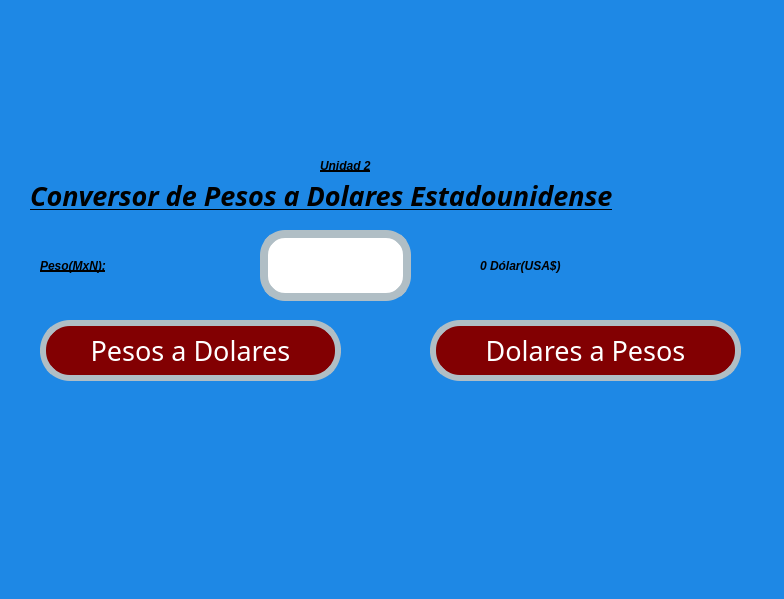
<?xml version="1.0" encoding="UTF-8"?>
<ui version="4.0">
 <class>MainWindow</class>
 <widget class="QMainWindow" name="MainWindow">
  <property name="geometry">
   <rect>
    <x>0</x>
    <y>0</y>
    <width>784</width>
    <height>599</height>
   </rect>
  </property>
  <property name="font">
   <font>
    <pointsize>1</pointsize>
   </font>
  </property>
  <property name="windowTitle">
   <string>MainWindow</string>
  </property>
  <property name="styleSheet">
   <string notr="true">background-color: #1E88E5 </string>
  </property>
  <widget class="QWidget" name="centralwidget">
   <widget class="QLabel" name="lbl_imagenUat">
    <property name="geometry">
     <rect>
      <x>60</x>
      <y>0</y>
      <width>331</width>
      <height>121</height>
     </rect>
    </property>
    <property name="styleSheet">
     <string notr="true"/>
    </property>
    <property name="text">
     <string/>
    </property>
    <property name="pixmap">
     <pixmap resource="../Recursos.qrc">:/Logos/Archivos/log_uat_nuevo.png</pixmap>
    </property>
    <property name="scaledContents">
     <bool>true</bool>
    </property>
   </widget>
   <widget class="QLabel" name="lbl_imagenFi">
    <property name="geometry">
     <rect>
      <x>550</x>
      <y>10</y>
      <width>211</width>
      <height>141</height>
     </rect>
    </property>
    <property name="styleSheet">
     <string notr="true"/>
    </property>
    <property name="text">
     <string/>
    </property>
    <property name="pixmap">
     <pixmap resource="../Recursos.qrc">:/Logos/Archivos/FIT_logo_vertical.png</pixmap>
    </property>
    <property name="scaledContents">
     <bool>true</bool>
    </property>
   </widget>
   <widget class="QLabel" name="lbl_imagenGatos">
    <property name="geometry">
     <rect>
      <x>230</x>
      <y>380</y>
      <width>311</width>
      <height>171</height>
     </rect>
    </property>
    <property name="styleSheet">
     <string notr="true"/>
    </property>
    <property name="text">
     <string/>
    </property>
    <property name="pixmap">
     <pixmap resource="../Recursos.qrc">:/Logos/Archivos/Gatos.png</pixmap>
    </property>
    <property name="scaledContents">
     <bool>true</bool>
    </property>
   </widget>
   <widget class="QPushButton" name="btn_Dp">
    <property name="geometry">
     <rect>
      <x>430</x>
      <y>320</y>
      <width>311</width>
      <height>61</height>
     </rect>
    </property>
    <property name="font">
     <font>
      <family>Forte</family>
      <pointsize>20</pointsize>
      <weight>50</weight>
      <italic>false</italic>
      <bold>false</bold>
     </font>
    </property>
    <property name="styleSheet">
     <string notr="true">font: 20pt &quot;Forte&quot;;
background-color: rgb(130, 0, 2);
color: rgb(255, 255, 255);
border-radius:30px;
border:6px solid #B0BEC5;</string>
    </property>
    <property name="text">
     <string>Dolares a Pesos</string>
    </property>
   </widget>
   <widget class="QPushButton" name="btn_Pd">
    <property name="geometry">
     <rect>
      <x>40</x>
      <y>320</y>
      <width>301</width>
      <height>61</height>
     </rect>
    </property>
    <property name="font">
     <font>
      <family>Forte</family>
      <pointsize>20</pointsize>
      <weight>50</weight>
      <italic>false</italic>
      <bold>false</bold>
     </font>
    </property>
    <property name="styleSheet">
     <string notr="true">font: 20pt &quot;Forte&quot;;
background-color: rgb(130, 0, 2);
color: rgb(255, 255, 255);
border-radius:30px;
border:6px solid #B0BEC5;</string>
    </property>
    <property name="text">
     <string>Pesos a Dolares</string>
    </property>
   </widget>
   <widget class="QLabel" name="lbl_Monetario">
    <property name="geometry">
     <rect>
      <x>40</x>
      <y>250</y>
      <width>201</width>
      <height>31</height>
     </rect>
    </property>
    <property name="styleSheet">
     <string notr="true">text-decoration: underline;
font: 20pt &quot;Forte&quot;;
color:rgb(0, 0, 0);
border-radius: 10px;
font-weight: bold;
font-style: italic;</string>
    </property>
    <property name="text">
     <string>Peso(MxN):</string>
    </property>
   </widget>
   <widget class="QLabel" name="lbl_ValorMonetario">
    <property name="geometry">
     <rect>
      <x>480</x>
      <y>250</y>
      <width>261</width>
      <height>31</height>
     </rect>
    </property>
    <property name="styleSheet">
     <string notr="true">font: 75 20pt &quot;Forte&quot;;
                   color: black;
                   border-radius: 10px;
                   font-weight: bold;
                   font-style: italic;</string>
    </property>
    <property name="text">
     <string>0 Dólar(USA$)</string>
    </property>
   </widget>
   <widget class="QLineEdit" name="txt_Valor">
    <property name="geometry">
     <rect>
      <x>260</x>
      <y>230</y>
      <width>151</width>
      <height>71</height>
     </rect>
    </property>
    <property name="contextMenuPolicy">
     <enum>Qt::PreventContextMenu</enum>
    </property>
    <property name="whatsThis">
     <string/>
    </property>
    <property name="styleSheet">
     <string notr="true">background-color:rgb(255, 255, 255);
color:rgb(0, 0, 0);
border-radius:25px;
border:8px solid #B0BEC5;
font: 75 16pt &quot;MS Shell Dlg 2&quot;;
</string>
    </property>
    <property name="text">
     <string/>
    </property>
    <property name="maxLength">
     <number>32774</number>
    </property>
    <property name="cursorPosition">
     <number>0</number>
    </property>
    <property name="dragEnabled">
     <bool>false</bool>
    </property>
    <property name="readOnly">
     <bool>false</bool>
    </property>
    <property name="clearButtonEnabled">
     <bool>false</bool>
    </property>
   </widget>
   <widget class="QLabel" name="lbl_titulo">
    <property name="geometry">
     <rect>
      <x>30</x>
      <y>180</y>
      <width>721</width>
      <height>31</height>
     </rect>
    </property>
    <property name="font">
     <font>
      <family>Forte</family>
      <pointsize>20</pointsize>
      <weight>75</weight>
      <italic>true</italic>
      <bold>true</bold>
      <underline>true</underline>
     </font>
    </property>
    <property name="styleSheet">
     <string notr="true">text-decoration: underline;
font: 20pt &quot;Forte&quot;;
color:rgb(0, 0, 0);
border-radius: 10px;
font-weight: bold;
font-style: italic;</string>
    </property>
    <property name="text">
     <string>Conversor de Pesos a Dolares Estadounidense</string>
    </property>
   </widget>
   <widget class="QLabel" name="lbl_Unidad2">
    <property name="geometry">
     <rect>
      <x>320</x>
      <y>150</y>
      <width>141</width>
      <height>31</height>
     </rect>
    </property>
    <property name="styleSheet">
     <string notr="true">text-decoration: underline;
font: 20pt &quot;Forte&quot;;
color:rgb(0, 0, 0);
border-radius: 10px;
font-weight: bold;
font-style: italic;</string>
    </property>
    <property name="text">
     <string>Unidad 2</string>
    </property>
   </widget>
  </widget>
  <widget class="QMenuBar" name="menubar">
   <property name="geometry">
    <rect>
     <x>0</x>
     <y>0</y>
     <width>784</width>
     <height>26</height>
    </rect>
   </property>
  </widget>
  <widget class="QStatusBar" name="statusbar"/>
 </widget>
 <resources>
  <include location="../Recursos.qrc"/>
 </resources>
 <connections/>
</ui>
